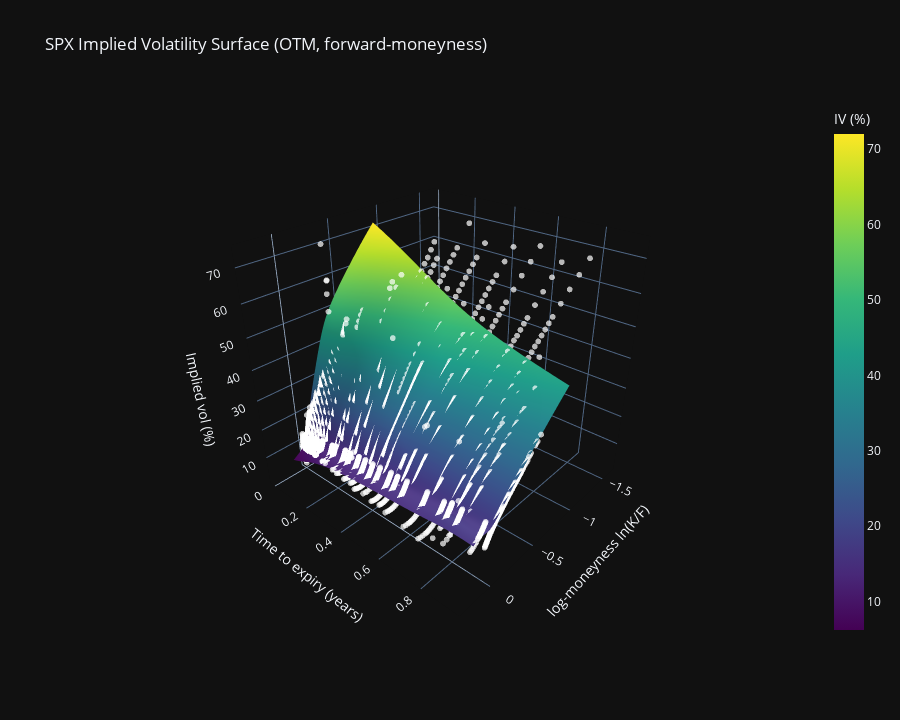

Notebook code for this chart:
### Code cell
fig = spx_surface.plot(
    title="SPX Implied Volatility Surface (OTM, forward-moneyness)",
    interpolate=True
)
fig.show()

### Figure 1 — Plotly figure (JSON) as saved in the notebook; plotly's stock layout.template omitted (floating-point values rounded to 4 significant figures; data arrays with more than 128 entries replaced by an {"elided": "..."} marker saying what was removed)
{"data": [{"colorbar": {"title": {"text": "IV (%)"}}, "colorscale": [[0, "#440154"], [0.1111, "#482878"], [0.2222, "#3e4989"], [0.3333, "#31688e"], [0.4444, "#26828e"], [0.5556, "#1f9e89"], [0.6667, "#35b779"], [0.7778, "#6ece58"], [0.8889, "#b5de2b"], [1, "#fde725"]], "hovertemplate": "ln(K/F): %{x:.3f}<br>T: %{y:.3f}y<br>IV: %{z:.2f}%<extra></extra>", "type": "surface", "x": {"elided": "60x60 float values"}, "y": {"elided": "60x60 float values"}, "z": {"elided": "60x60 float values"}}, {"hovertemplate": "ln(K/F): %{x:.3f}<br>T: %{y:.3f}y<br>IV: %{z:.2f}%<extra></extra>", "marker": {"color": "white", "opacity": 0.7, "size": 2}, "mode": "markers", "name": "OTM quotes", "type": "scatter3d", "x": {"elided": "6708 float values"}, "y": {"elided": "6708 float values"}, "z": {"elided": "6708 float values"}}], "layout": {"height": 720, "scene": {"camera": {"eye": {"x": 1.6, "y": 1.4, "z": 1.2}}, "xaxis": {"title": {"text": "log-moneyness ln(K/F)"}}, "yaxis": {"title": {"text": "Time to expiry (years)"}}, "zaxis": {"title": {"text": "Implied vol (%)"}}}, "title": {"text": "SPX Implied Volatility Surface (OTM, forward-moneyness)"}}}
